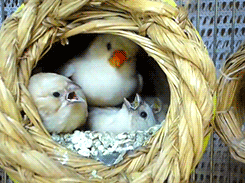
#> input picture giphy.gif, 245 x 183 px
$ python gifConverter.py
#> lines starting #> are read from the running program, lines starting #| are printed output that depends on the picture
from PIL import Image
import os

gif_name = 'giphy.gif'
image_folder = "img/"
image_name = "image"

def convertGIFToPNGs(gif_name, image_folder, image_name, extension=".png"):
#> called with gif_name = 'giphy.gif', image_folder = 'img/', image_name = 'image', extension = '.png'
    if not os.path.isdir(image_folder):
        os.mkdir(image_folder)
    img = Image.open(gif_name)
#> img is the input picture: PIL image 245x183 P; mean R, G, B, A 154.9, 154.1, 123.9, 255
    index = 1
    for frame in range(0, img.n_frames):
        img.seek(frame)
        saved_image_name = os.path.join(image_folder, image_name + str(index) + ".png")
        index += 1
        img.save(saved_image_name, 'png' , optimize = True, quality = 100)
        index += 1
#> this loop made 26 passes
#> pass 2, in convertGIFToPNGs, `img.save(saved_image_name, 'png' , optimize = True, quality = 100)`:
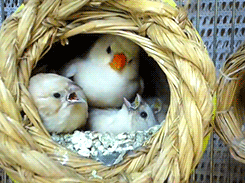
#> saved as image3.png: PIL image 245x183 RGBA; mean R, G, B, A 155.2, 154.5, 124.3, 255
#> after the loop:
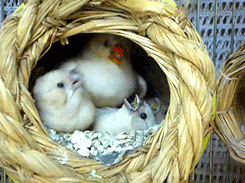
#> img: PIL image 245x183 RGBA; mean R, G, B, A 154, 153.9, 124, 255
#> after the loop, index = 53

convertGIFToPNGs(gif_name, image_folder, image_name)
